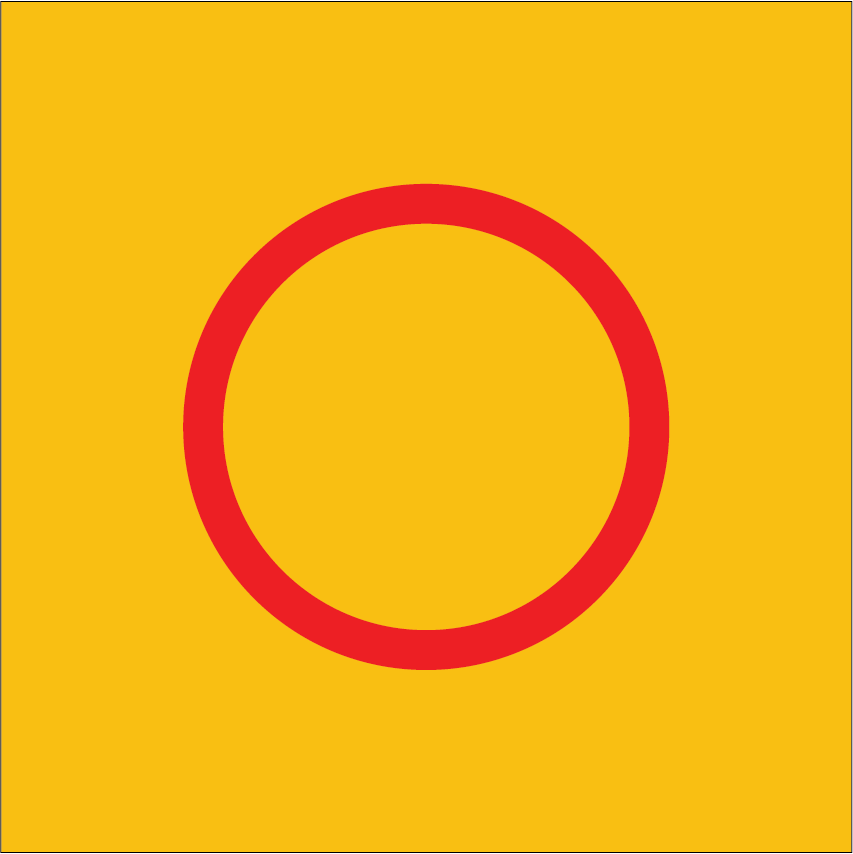
#> input picture images/ring.png, 853 x 854 px, found by its file name
$ python detect.py   (older library calls are emulated)
#> lines starting #> are read from the running program, lines starting #| are printed output that depends on the picture
### redheads/analyzer.py
from google.cloud import vision
from google.cloud.vision import types

import webcolors


class Analyzer:

    # [5 lines of commented-out code are left out]

    # [38 lines left out: functions analyze, detect_labels, detect_logos, detect_properties, not called in this run]

    def get_color(rgb):

        def closest_color(requested_color):
            min_colors = {}
            for key, name in webcolors.css3_hex_to_names.items():
                r_c, g_c, b_c = webcolors.hex_to_rgb(key)
                rd = (r_c - requested_color[0]) ** 2
                gd = (g_c - requested_color[1]) ** 2
                bd = (b_c - requested_color[2]) ** 2
                min_colors[(rd + gd + bd)] = name
            return min_colors[min(min_colors.keys())]

        def get_color_name(requested_color):
            try:
                closest_name = actual_name = webcolors.rgb_to_name(requested_color)
            except ValueError:
                closest_name = closest_color(requested_color)
                actual_name = None
            return actual_name, closest_name

        actual, closest = get_color_name(rgb)

        return actual or closest

    # [14 lines left out: function detect_crop_hints, not called in this run]

### redheads/detect.py
import os
import cv2
import matplotlib.image
from PIL import Image
import numpy as np

from redheads.analyzer import Analyzer


class Ring:
    """
    A ring object with a center point, and a distance radius to it's inner
    and outer rings.
    """

    def __init__(self, image, image_path, inner_circle, outer_circle):
        self.image = image
        self.image_path = image_path
        self.center_coords = (inner_circle[0], inner_circle[1])
        self.inner_radius = inner_circle[2]
        self.outer_radius = outer_circle[2]
        self.is_ring = (outer_circle[2] - inner_circle[2]) > 2
        self.colors = self.get_colors()

    def get_rgb(self, rgb):
        return (int(rgb[0] * 255), int(rgb[1] * 255), int(rgb[2] * 255))

    def get_secondary_color(self, image, primary_color):
        """
        The while will go out of bounds if the ring is too close to the top.
        """
        if self.is_ring:
            secondary_color = Analyzer.get_color(self.get_rgb(image[self.center_coords[0]][self.center_coords[1]]))
        else:
            offset = self.outer_radius + 1
            secondary_color = Analyzer.get_color(self.get_rgb(image[self.center_coords[0]][self.center_coords[1] + offset]))

            while secondary_color == primary_color:
                offset += 10
                secondary_color = Analyzer.get_color(self.get_rgb(image[self.center_coords[0]][self.center_coords[1] + offset]))

        return secondary_color

    def get_rgb_coords(self):
        if self.is_ring:
            return (self.center_coords[0], ((self.outer_radius - self.inner_radius) // 2)
                    + self.inner_radius + self.center_coords[1])
        else:
            return (self.center_coords[0], self.inner_radius // 2 + self.center_coords[1])

    def get_colors(self):
        image = matplotlib.image.imread(self.image_path)

        rgb_coords = self.get_rgb_coords()

        primary_color = Analyzer.get_color(self.get_rgb(image[rgb_coords[0]][rgb_coords[1]]))
        secondary_color = self.get_secondary_color(image, primary_color)

        return (primary_color, secondary_color)

    def to_string(self):
        return "Detected a ring at the coordinates {} with a inner and \
outer radius of {} from {}.".format(
               self.center_coords, (self.inner_radius, self.outer_radius),
               os.path.basename(self.image_path).replace("_thumbnail.png", ""))


class Detect:
    """
    Detect a circle from a given image.
    """

    def __init__(self, image_path):
        self.image_path = self.compress(image_path)
#> in compress, image is the input picture: PIL image 853x854 RGBA; mean R, G, B, A 246.8, 177.9, 20.1, 254.1

    def compress(self, image_path):
        thumbnail_path = image_path[:-4] + "_thumbnail.png"
        image = Image.open(image_path)
        image.thumbnail((256, 256), Image.ANTIALIAS)
        image.save(thumbnail_path)

        return thumbnail_path

    def get_ring(self, img):

        def round(nums, precision=0):
            return np.uint16(np.around(nums, precision))

        # print(cv2.HoughCircles(img, cv2.HOUGH_GRADIENT, .5, 20, 30, 30, 10, 10))

        c1 = round(cv2.HoughCircles(img, cv2.HOUGH_GRADIENT, .5, 10, 10, 10, 10, 10)[0][0])
        c2 = round(cv2.HoughCircles(img, cv2.HOUGH_GRADIENT, 1.5, 10, 10, 10, 10, 10)[0][0])

        if c1[2] > c2[2]:
            outer_circle = c1
            inner_circle = c2
        else:
            outer_circle = c2
            inner_circle = c1

        if round(inner_circle[0:1], -1) == round(outer_circle[0:1], -1):
            return Ring(img, self.image_path, inner_circle, outer_circle)

    def draw_ring(self, ring, img):
        gray_scale = cv2.cvtColor(img, cv2.COLOR_GRAY2BGR)

        if ring.outer_radius != ring.inner_radius:
            # Draw the outer circle
            cv2.circle(gray_scale, ring.center_coords, ring.outer_radius, (0, 255, 0), 2)
            # Draw the inner circle
            cv2.circle(gray_scale, ring.center_coords, ring.inner_radius, (255, 0, 0), 2)
        else:
            cv2.circle(gray_scale, ring.center_coords, ring.inner_radius, (255, 255, 0), 2)

        # Draw the center of the circle
        cv2.circle(gray_scale, ring.center_coords, 2, (0 , 0, 255), 3)

        cv2.imwrite(self.image_path, gray_scale)

    def detect_circle(self):
        img = cv2.imread(self.image_path, 0)
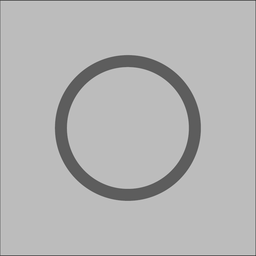
#> img: shape (256, 256); min 76, max 202, mean 179.8
        img = cv2.medianBlur(img, 5)
        ring = self.get_ring(img)
#> in get_ring, `c1 = round(cv2.HoughCircles(img, cv2.HOUGH_GRADIENT, .5, 10, 10, 10, 1..`: c1 = [128, 128, 61]
#> in get_ring, `c2 = round(cv2.HoughCircles(img, cv2.HOUGH_GRADIENT, 1.5, 10, 10, 10, ..`: c2 = [127, 128, 60]
#> in get_ring, `outer_circle = c1`: outer_circle = [128, 128, 61]
#> in get_ring, `inner_circle = c2`: inner_circle = [127, 128, 60]
#> in __init__, `self.center_coords = (inner_circle[0], inner_circle[1])`: self.center_coords = (127, 128)
#> in __init__, `self.inner_radius = inner_circle[2]`: self.inner_radius = 60
#> in __init__, `self.outer_radius = outer_circle[2]`: self.outer_radius = 61
#> in __init__, `self.is_ring = (outer_circle[2] - inner_circle[2]) > 2`: self.is_ring = False
#> in get_colors, `rgb_coords = self.get_rgb_coords()`: rgb_coords = (127, 158)
#> after the loop in closest_color, `for key, name in webcolors.css3_hex_to_names.items():`: min_colors = 0 items

        if ring:
            print(ring.to_string())
            self.draw_ring(ring, img)
            return ring.get_colors()
        else:
            print("No circles detected.")

        # os.remove(self.image_path)


if __name__=="__main__":
#> (the run stopped early here; a loop or call above may not have finished)
